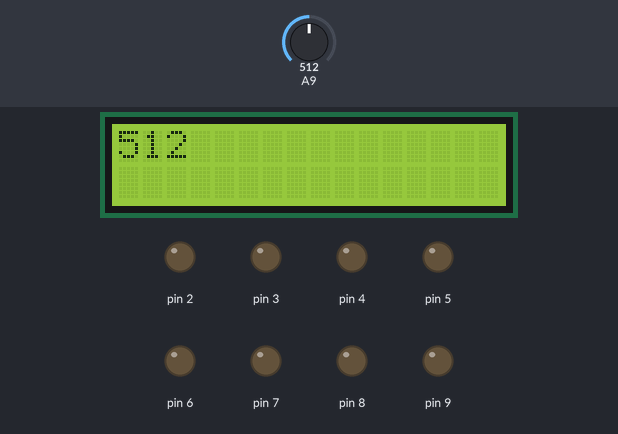
A sketch run on a simulated Arduino Mega 2560, built with avr-gcc and run on an emulated ATmega2560. Parts: 16×2 character LCD, output pins drawn as LEDs (lit = HIGH). The inputs (shaded band) are chosen by the test bench; at power-on: A9 = 512.

Above: at 1.2 s.
1.3 s: A9 set to 138
At 2.5 s:
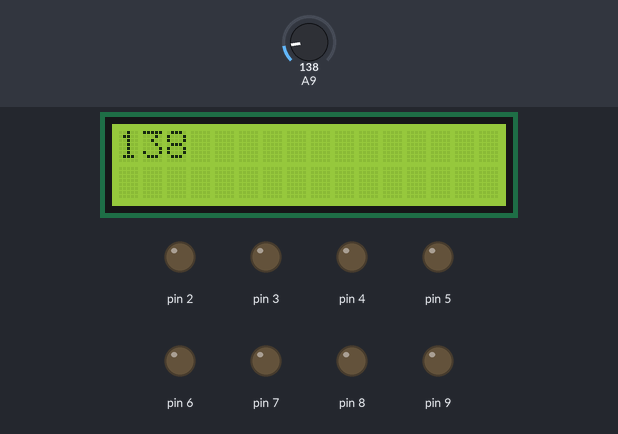
2.8 s: A9 set to 121
At 3.3 s:
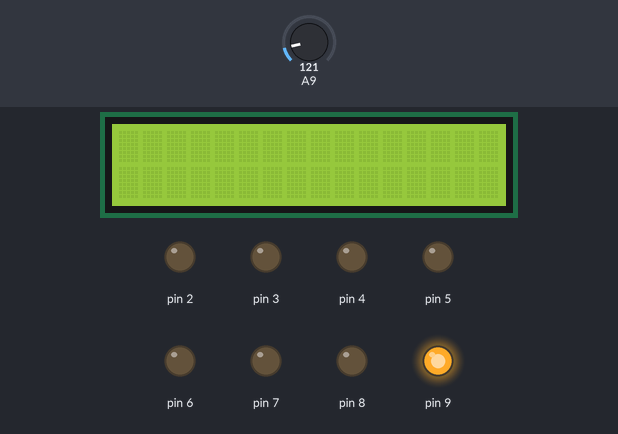
4.3 s: A9 set to 0
At 5.0 s:
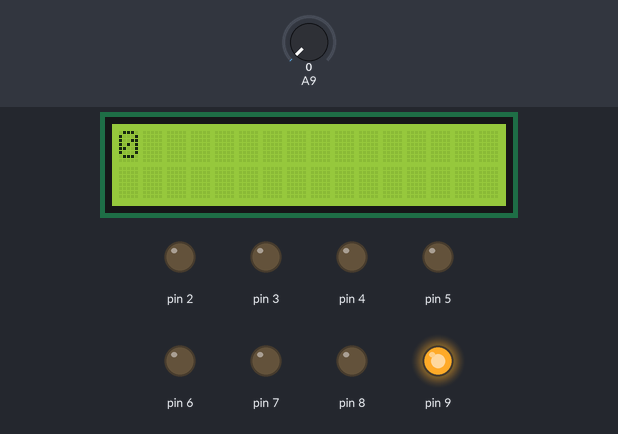
Timing chart, 0 to 7.3 s (numbered marks = the images above; inputs shaded):
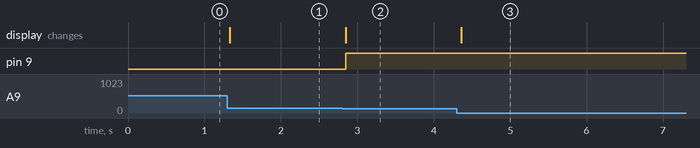

The sketch:

sketch_mar11f.ino
```cpp
#include<ISADefinitions.h>
#include<ISALiquidCrystal.h>
ISALiquidCrystal lcd;
int i;

void setup() {
  lcd.begin();
  for(i=0; i<8; i++)
  {
   pinMode(LEDS[i], OUTPUT);
  }
}

void loop() {
  lcd.clear();
  int pot = analogRead(POT);
  if(pot>0&&pot<128)
    digitalWrite(LED1, HIGH);
  else
  lcd.print(pot);
  delay(250);
}
```

Measured:
- the behaviour switches between 128 and 127 on A9 (found by bisection; images 1 and 2)
- after the input at 1.3 s, the display: changes at once (image 1)
- after the input at 2.8 s, pin 9: LOW → HIGH after 0.05 s; the display: changes after 0.05 s (image 2)
- after the input at 4.3 s, the display: changes after 0.06 s (image 3)
